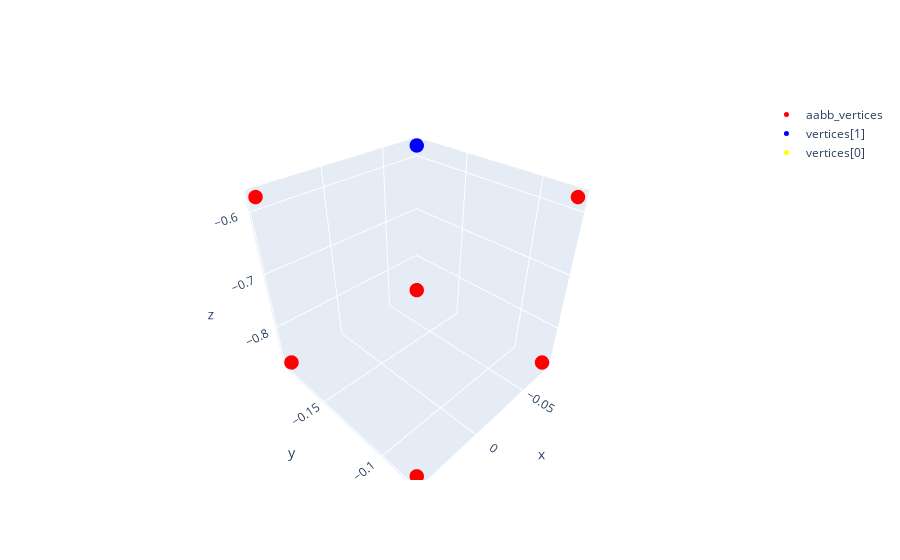

This figure's notebook cell:
### Code cell
target_z = vertices[1] - vertices[0]
#          blue point - yellow point                                
normalized_target_z = target_z / np.linalg.norm(target_z)
# plot target_z
# plot vertices
# plot vertices[1]
# plot vertices[0]
fig = go.Figure(data=[
    go.Scatter3d(x=vertices[:,0], y=vertices[:,1], z=vertices[:,2], mode='markers', marker=dict(size=5, color='red'), name='aabb_vertices'),
    go.Scatter3d(x=[vertices[1,0]], y=[vertices[1,1]], z=[vertices[1,2]], mode='markers', marker=dict(size=5, color='blue'), name='vertices[1]'),
    go.Scatter3d(x=[vertices[0,0]], y=[vertices[0,1]], z=[vertices[0,2]], mode='markers', marker=dict(size=5, color='yellow'), name='vertices[0]'),
    

    ])

fig.update_layout(
    scene=dict(
        aspectmode='manual',
        aspectratio=dict(x=1, y=1, z=1)  
    )
)
fig.show()

### Figure 1 — Plotly figure (JSON) as saved in the notebook; plotly's stock layout.template omitted (floating-point values rounded to 4 significant figures)
{"data": [{"marker": {"color": "red", "size": 5}, "mode": "markers", "name": "aabb_vertices", "type": "scatter3d", "x": [-0.0781, -0.0781, -0.0781, -0.0781, 0.0469, 0.0469, 0.0469, 0.0469], "y": [-0.1875, -0.1875, -0.0781, -0.0781, -0.1875, -0.1875, -0.0781, -0.0781], "z": [-0.875, -0.5781, -0.875, -0.5781, -0.875, -0.5781, -0.875, -0.5781]}, {"marker": {"color": "blue", "size": 5}, "mode": "markers", "name": "vertices[1]", "type": "scatter3d", "x": [-0.0781], "y": [-0.1875], "z": [-0.5781]}, {"marker": {"color": "yellow", "size": 5}, "mode": "markers", "name": "vertices[0]", "type": "scatter3d", "x": [-0.0781], "y": [-0.1875], "z": [-0.875]}], "layout": {"scene": {"aspectmode": "manual", "aspectratio": {"x": 1, "y": 1, "z": 1}}}}
